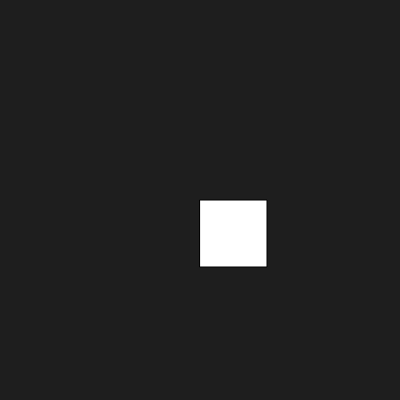
Frame 1 (no input)
Frame 60 (no input): identical to frame 1, image omitted
Frame 120 (the mouse pressed at the canvas centre since frame 60): identical to frame 1, image omitted

The p5.js sketch that drew this single still picture (run headless with seeded random() and noise() and a simulated clock; from frame 60 on, the mouse is pressed at the canvas centre):

// p5.js sketch
// ── sketch.js

function setup() {
  createCanvas(400,400);
}

function draw() 
{
  background(30);
rect(200,200,67,67);
}
